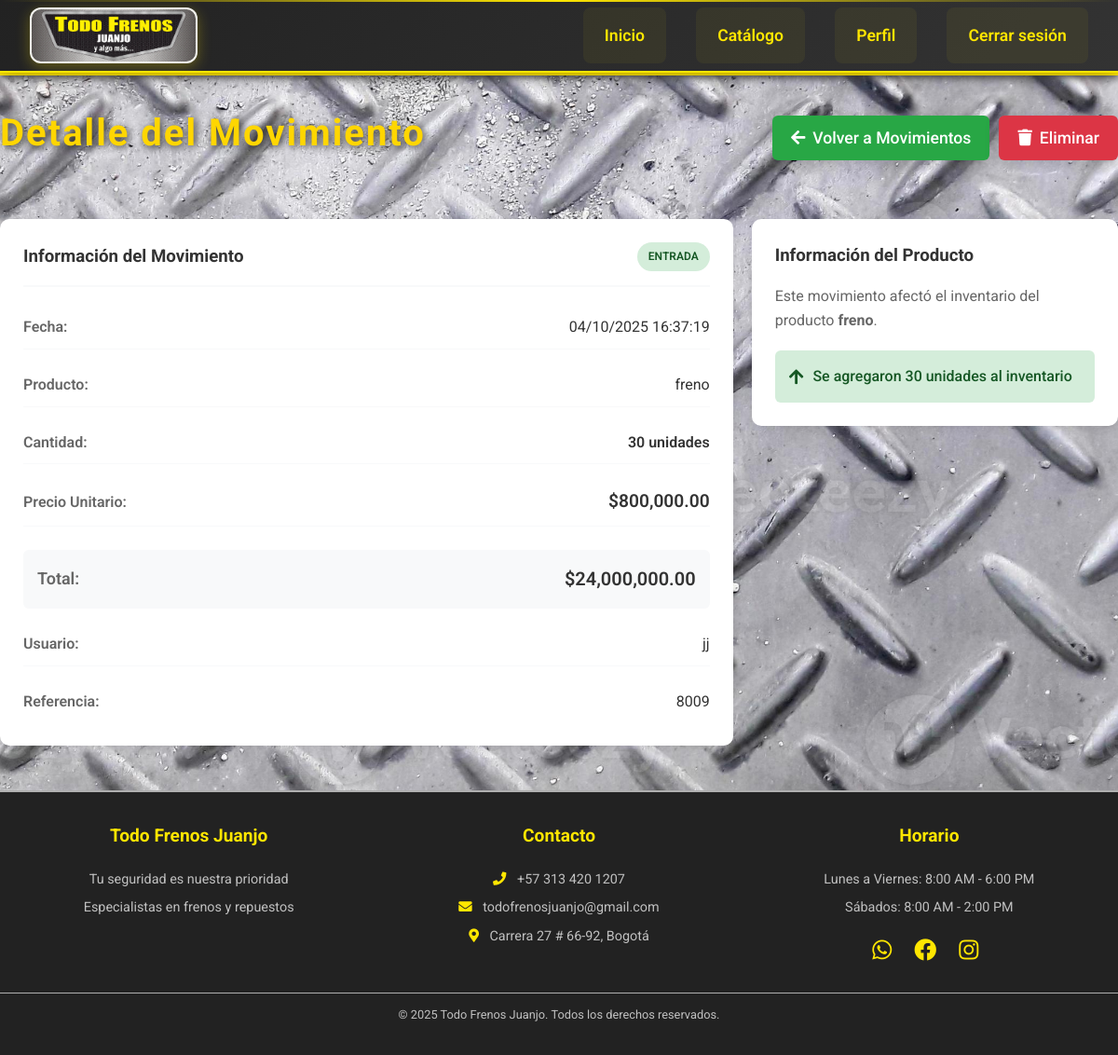
Page /index.php?controller=movimientos&action=show&id=1 (signed in) on the committed database.
### tables this page shows
CREATE TABLE `movimientos` (
  `id` int(11) NOT NULL,
  `producto_id` int(11) NOT NULL,
  `tipo` enum('entrada','salida') NOT NULL,
  `cantidad` int(11) NOT NULL,
  `precio_unitario` decimal(10,2) NOT NULL,
  `referencia` varchar(255) DEFAULT '',
  `notas` text DEFAULT '',
  `fecha` timestamp NOT NULL DEFAULT current_timestamp(),
  `usuario_id` int(11) NOT NULL,
  `created_at` timestamp NOT NULL DEFAULT current_timestamp(),
  `updated_at` timestamp NOT NULL DEFAULT current_timestamp() ON UPDATE current_timestamp()
);

CREATE TABLE `productos` (
  `id` int(11) NOT NULL,
  `nombre` varchar(100) NOT NULL,
  `descripcion` text DEFAULT NULL,
  `precio` decimal(10,2) NOT NULL,
  `imagen` varchar(255) NOT NULL,
  `cantidad` int(11) DEFAULT 0
);

### controllers/MovimientoController.php (called while the page is built, shortened)
<?php
require_once 'models/Movimiento.php';
require_once 'includes/funciones.php';
class MovimientoController {
    private $movimiento;
    public function __construct() {
        $this->movimiento = new Movimiento();
    }
    public function show($id) {
        try {
            $movimiento = $this->movimiento->obtenerPorId($id);
            include 'views/movimientos/show.php';
        } catch (Exception $e) {
            echo "<h2>Error al mostrar movimiento</h2>";
            echo "<p>Error: " . htmlspecialchars($e->getMessage()) . "</p>";
            echo "<p><a href='index.php?controller=movimientos&action=index'>Volver a movimientos</a></p>";
        }
    }
}
?>

### includes/funciones.php (called while the page is built, shortened)
<?php
function es_admin() {
    return isset($_SESSION['rol']) && ($_SESSION['rol'] == 'admin' || $_SESSION['rol'] == 'dueño' || $_SESSION['rol'] == 'administrador');
}
?>

### config/database.php (called while the page is built)
<?php
class Database {
    private static $DB_HOST = 'localhost';
    private static $DB_NAME = 'todofrenos';
    private static $DB_USER = 'root';
    private static $DB_PASS = '';
    private static $conn = null;
    public static function conectar() {
        if (self::$conn === null) {
            try {
                self::$conn = new PDO(
                    "mysql:host=" . self::$DB_HOST . ";dbname=" . self::$DB_NAME . ";charset=utf8",
                    self::$DB_USER,
                    self::$DB_PASS
                );
                self::$conn->setAttribute(PDO::ATTR_ERRMODE, PDO::ERRMODE_EXCEPTION);
            } catch(PDOException $e) {
                die("Error de conexión: " . $e->getMessage());
            }
        }
        return self::$conn;
    }
}
?>

### models/Movimiento.php (called while the page is built, shortened)
<?php
require_once 'config/database.php';
class Movimiento {
    private $conn;
    private $table = 'movimientos';
    public function __construct() {
        $this->conn = Database::conectar();
    }
    private function tablaUsuariosExiste() {
        try {
            $sql = "SHOW TABLES LIKE 'usuarios'";
            $stmt = $this->conn->prepare($sql);
            $stmt->execute();
            return $stmt->fetch() !== false;
        } catch (Exception $e) {
            return false;
        }
    }
    private function obtenerNombreUsuario($usuario_id) {
        if (!$this->tablaUsuariosExiste()) {
            return "Usuario " . $usuario_id;
        }
        try {
            $sql = "SELECT usuario, correo FROM usuarios WHERE id = ?";
            $stmt = $this->conn->prepare($sql);
            $stmt->execute([$usuario_id]);
            $usuario = $stmt->fetch(PDO::FETCH_ASSOC);
            if ($usuario) {
                return $usuario['usuario'] ?? $usuario['correo'] ?? "Usuario " . $usuario_id;
            }
            return "Usuario " . $usuario_id;
        } catch (Exception $e) {
            return "Usuario " . $usuario_id;
        }
    }
    public function obtenerPorId($id) {
        $sql = "SELECT m.*, p.nombre as producto_nombre
                FROM {$this->table} m
                LEFT JOIN productos p ON m.producto_id = p.id
                WHERE m.id = ?";
        $stmt = $this->conn->prepare($sql);
        $stmt->execute([$id]);
        $movimiento = $stmt->fetch(PDO::FETCH_ASSOC);
        if ($movimiento) {
            $movimiento['usuario_nombre'] = $this->obtenerNombreUsuario($movimiento['usuario_id']);
        }
        return $movimiento;
    }
}
?>

### views/movimientos/show.php (the view, shortened to what this page needs)
<?php include 'views/layouts/header.php'; ?>
<main>
    <div class="movimiento-header">
        <h2>Detalle del Movimiento</h2>
        <div class="movimiento-actions">
            <a href="index.php?controller=movimientos&action=index" class="boton volver">
                <i class="fas fa-arrow-left"></i> Volver a Movimientos
            </a>
            <?php if(es_admin()): ?>
                <a href="index.php?controller=movimientos&action=delete&id=<?php echo $movimiento['id']; ?>"
                   class="boton eliminar"
                   onclick="return confirm('¿Estás seguro de eliminar este movimiento?')">
                    <i class="fas fa-trash"></i> Eliminar
                </a>
            <?php endif; ?>
        </div>
    </div>
    <div class="movimiento-detail">
        <div class="detail-card">
            <div class="detail-header">
                <h3>Información del Movimiento</h3>
                <span class="tipo-movimiento <?php echo $movimiento['tipo']; ?>">
                    <?php echo ucfirst($movimiento['tipo']); ?>
                </span>
            </div>
            <div class="detail-content">
                <div class="detail-row">
                    <label>Fecha:</label>
                    <span><?php echo date('d/m/Y H:i:s', strtotime($movimiento['fecha'])); ?></span>
                </div>
                <div class="detail-row">
                    <label>Producto:</label>
                    <span><?php echo htmlspecialchars($movimiento['producto_nombre']); ?></span>
                </div>
                <div class="detail-row">
                    <label>Cantidad:</label>
                    <span class="cantidad"><?php echo $movimiento['cantidad']; ?> unidades</span>
                </div>
                <div class="detail-row">
                    <label>Precio Unitario:</label>
                    <span class="precio">$<?php echo number_format($movimiento['precio_unitario'], 2); ?></span>
                </div>
                <div class="detail-row total">
                    <label>Total:</label>
                    <span class="total">$<?php echo number_format($movimiento['cantidad'] * $movimiento['precio_unitario'], 2); ?></span>
                </div>
                <div class="detail-row">
                    <label>Usuario:</label>
                    <span><?php echo htmlspecialchars($movimiento['usuario_nombre'] ?? 'N/A'); ?></span>
                </div>
                <?php if(!empty($movimiento['referencia'])): ?>
                <div class="detail-row">
                    <label>Referencia:</label>
                    <span><?php echo htmlspecialchars($movimiento['referencia']); ?></span>
                </div>
                <?php endif; ?>
            </div>
        </div>
        <div class="producto-info">
            <h3>Información del Producto</h3>
            <p>Este movimiento afectó el inventario del producto <strong><?php echo htmlspecialchars($movimiento['producto_nombre']); ?></strong>.</p>
            <?php if($movimiento['tipo'] === 'entrada'): ?>
                <div class="impacto-info entrada">
                    <i class="fas fa-arrow-up"></i>
                    <span>Se agregaron <?php echo $movimiento['cantidad']; ?> unidades al inventario</span>
                </div>
            <?php endif; ?>
        </div>
    </div>
</main>
<?php include 'views/layouts/footer.php'; ?>

### public/css/estilos.css (style rules this page uses)
:root { --gris-metalico: #b0b0b0; --negro: #222; --gris-oscuro: #444; --gris-claro: #e0e0e0; --blanco: #f5f5f0; --amarillo: #ffe600; --dorado: #ffd700; --plata: #c0c0c0; --rojo-frenos: #e74c3c; --naranja-frenos: #f39c12; --azul-acero: #3498db; }
* { margin: 0; padding: 0; box-sizing: border-box; }
body, html { height: 100%; margin: 0; padding: 0; overflow-x: hidden; font-family: 'Roboto', sans-serif; line-height: 1.6; color: var(--negro); background: url('../imagenes/fondom.jpg') no-repeat center center fixed; background-size: cover; }
h2 { text-align: center; font-size: 2.5rem; margin-bottom: 40px; color: var(--amarillo); }
main h2 { color: #FFD600; text-shadow: 2px 2px 8px #222; font-size: 2.5rem; margin-top: 30px; text-align: center; letter-spacing: 2px; }
.boton, .crear-producto { background: linear-gradient(90deg, #FFD600 60%, #fff700 100%); color: #222; font-weight: bold; border: none; border-radius: 25px; padding: 12px 32px; margin: 10px 0; font-size: 1.1rem; box-shadow: 0 4px 16px rgba(0,0,0,0.2); cursor: pointer; transition: background 0.3s, color 0.3s, transform 0.2s; text-decoration: none; display: inline-block; }
.precio { color: #FFD600; font-size: 1.2rem; font-weight: bold; }

### public/css/formularios.css (style rules this page uses)
:root { --gris-metalico: #b0b0b0; --negro: #222; --gris-oscuro: #444; --gris-claro: #e0e0e0; --blanco: #f5f5f0; --amarillo: #ffe600; --dorado: #ffd700; --plata: #c0c0c0; --rojo-frenos: #e74c3c; --naranja-frenos: #f39c12; --azul-acero: #3498db; }

### views/movimientos/show.php (style rules this page uses)
.movimiento-header { display: flex; justify-content: space-between; align-items: center; margin-bottom: 20px; flex-wrap: wrap; gap: 15px; }
.movimiento-actions { display: flex; gap: 10px; flex-wrap: wrap; }
.movimiento-detail { display: grid; grid-template-columns: 2fr 1fr; gap: 20px; }
.detail-card { background: white; padding: 25px; border-radius: 10px; box-shadow: 0 2px 10px rgba(0,0,0,0.1); }
.detail-header { display: flex; justify-content: space-between; align-items: center; margin-bottom: 20px; padding-bottom: 15px; border-bottom: 2px solid #f8f9fa; }
.detail-header h3 { margin: 0; color: #333; }
.tipo-movimiento { padding: 6px 12px; border-radius: 20px; font-size: 12px; font-weight: 600; text-transform: uppercase; }
.tipo-movimiento.entrada { background: #d4edda; color: #155724; }
.detail-content { display: flex; flex-direction: column; gap: 15px; }
.detail-row { display: flex; justify-content: space-between; align-items: center; padding: 10px 0; border-bottom: 1px solid #f8f9fa; }
.detail-row:last-child { border-bottom: none; }
.detail-row.total { background: #f8f9fa; padding: 15px; border-radius: 6px; margin-top: 10px; font-weight: 600; font-size: 18px; }
.detail-row label { font-weight: 600; color: #666; min-width: 120px; }
.detail-row span { color: #333; text-align: right; }
.cantidad { font-weight: 600; color: #007bff; }
.precio { font-weight: 600; color: #28a745; }
.total { color: #dc3545; font-size: 20px; }
.producto-info { background: white; padding: 25px; border-radius: 10px; box-shadow: 0 2px 10px rgba(0,0,0,0.1); height: fit-content; }
.producto-info h3 { margin: 0 0 15px 0; color: #333; }
.producto-info p { color: #666; margin-bottom: 20px; line-height: 1.6; }
.impacto-info { display: flex; align-items: center; gap: 10px; padding: 15px; border-radius: 6px; font-weight: 500; }
.impacto-info.entrada { background: #d4edda; color: #155724; }
.impacto-info i { font-size: 18px; }
.boton.volver { background: #28a745; color: white; padding: 10px 20px; text-decoration: none; border-radius: 6px; font-weight: 500; display: flex; align-items: center; gap: 8px; transition: background-color 0.3s ease; }
.boton.eliminar { background: #dc3545; color: white; padding: 10px 20px; text-decoration: none; border-radius: 6px; font-weight: 500; display: flex; align-items: center; gap: 8px; transition: background-color 0.3s ease; }

### rows in the picture
movimientos: tipo "ENTRADA", fecha "04/10/2025 16:37:19", producto.nombre "freno", cantidad "30", precio_unitario "800,000.00", $movimiento['cantidad'] * $movimiento['precio_unitario'] "24,000,000.00", referencia "8009"

### other values in the picture
$movimiento['usuario_nombre'] "jj"
